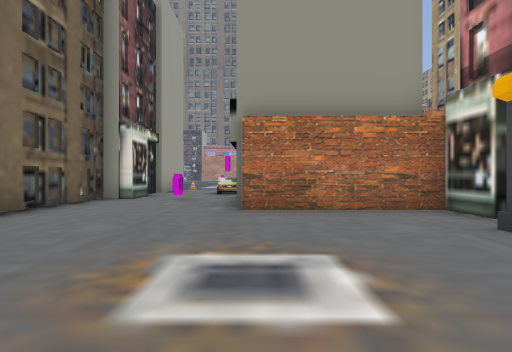
View 1 (above)

24 first-person views from a walk through a level from a Godot 3-D game. The camera is 1.3 m above the floor, looks level and sees 75° across. The floor is counted in squares, 2.4 m on a side. Each view is taken from the middle of a square. On the plan, view 1 faces up. The plan holds only what a view shows up to about 9 squares ahead; the rest is blank. The place goes on beyond the plan.

View 2
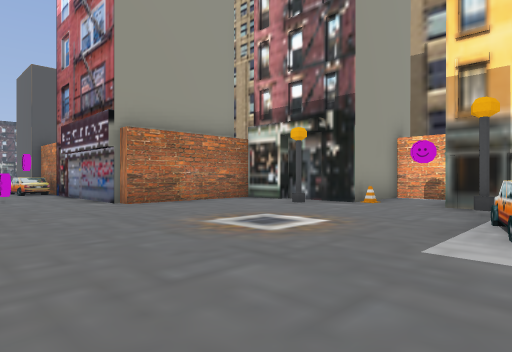

View 3
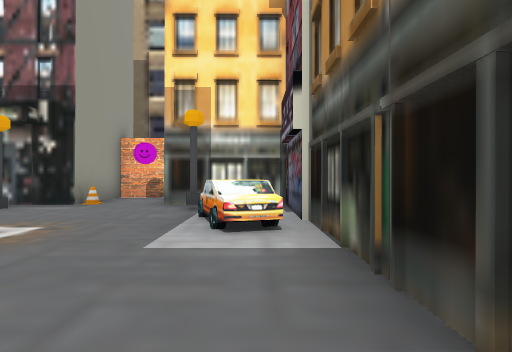

View 4
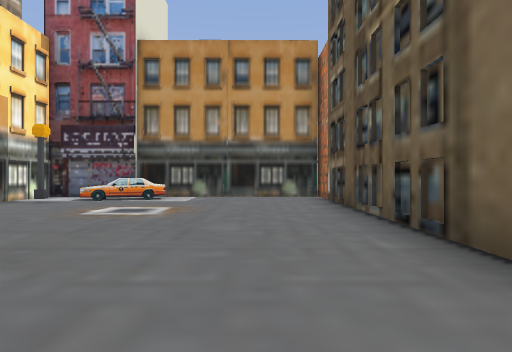

View 5
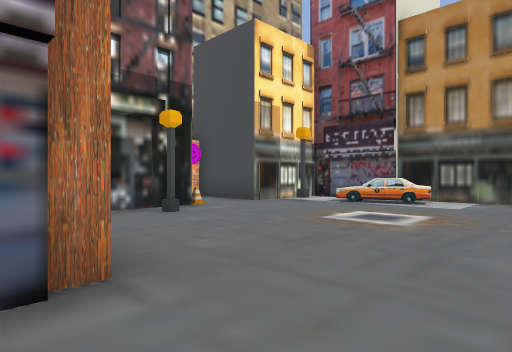

View 6
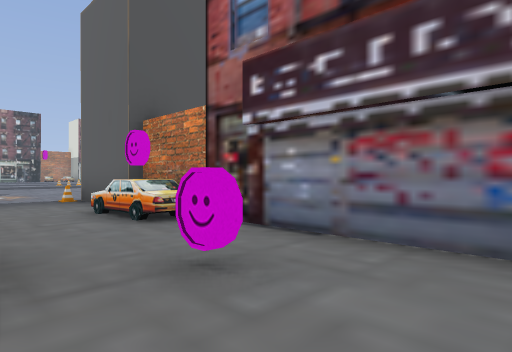

View 7
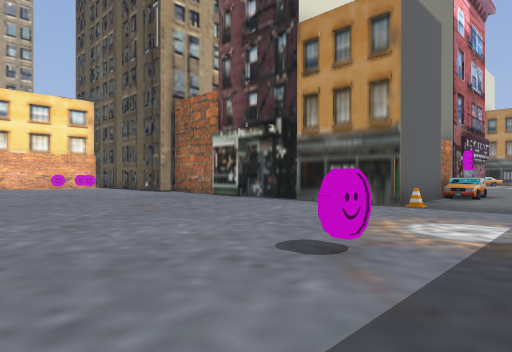

View 8
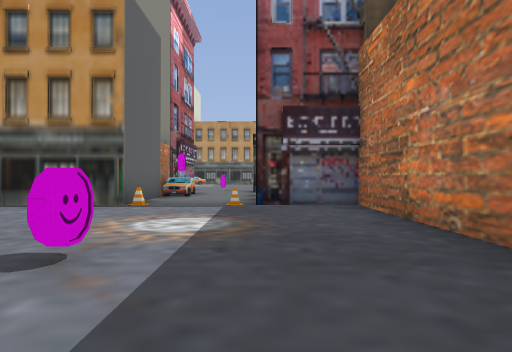

View 9
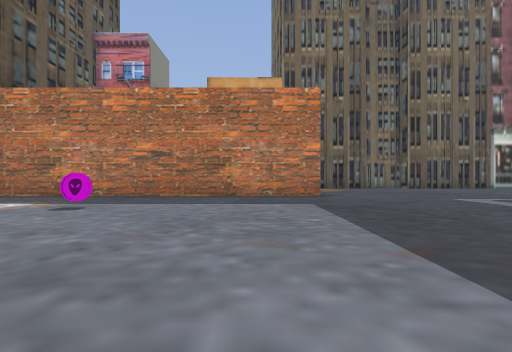

View 10
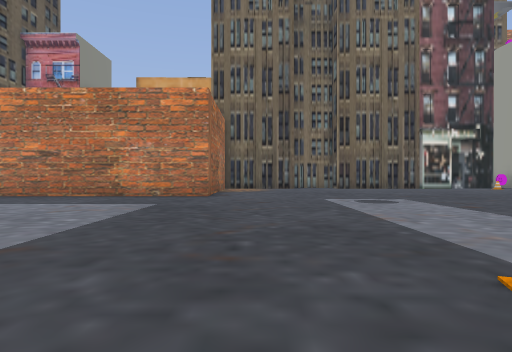

View 11
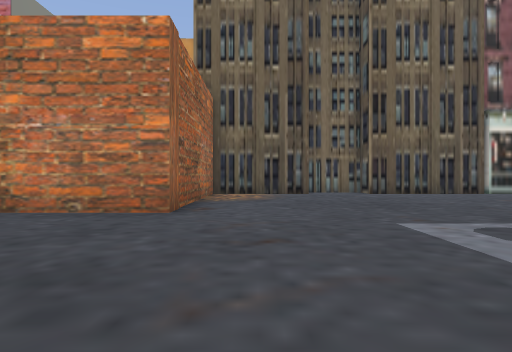

View 12
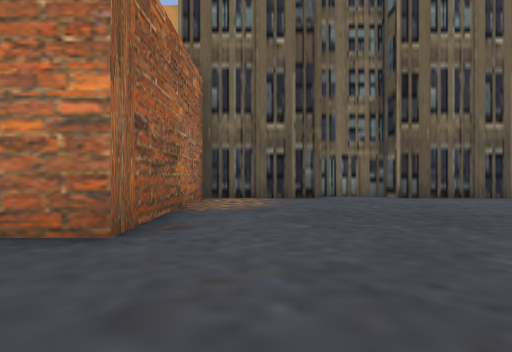

View 13
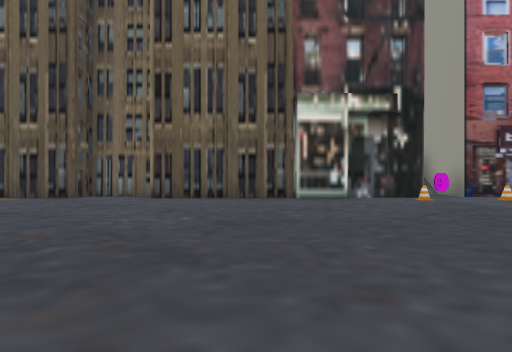

View 14
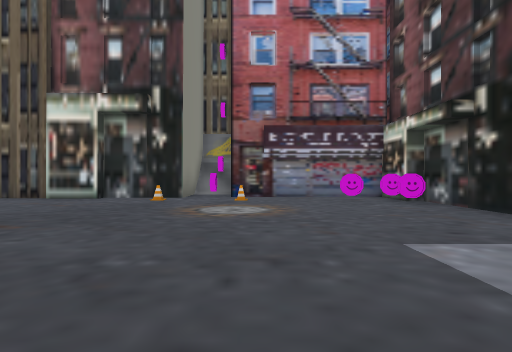

View 15
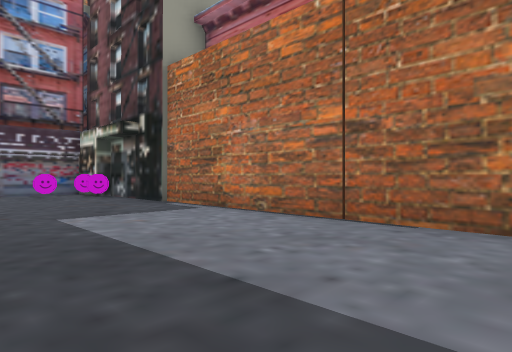

View 16
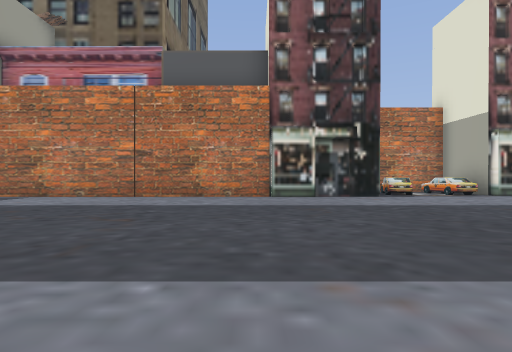

View 17
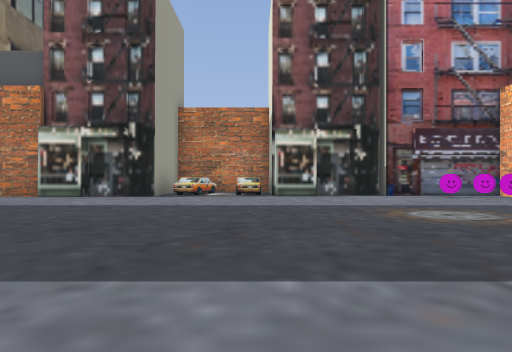

View 18
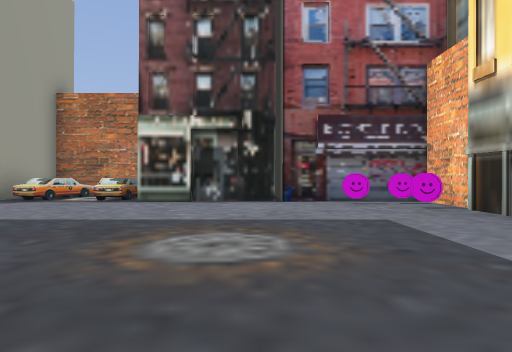

View 19
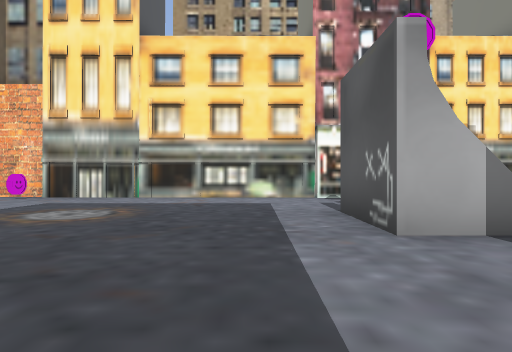

View 20
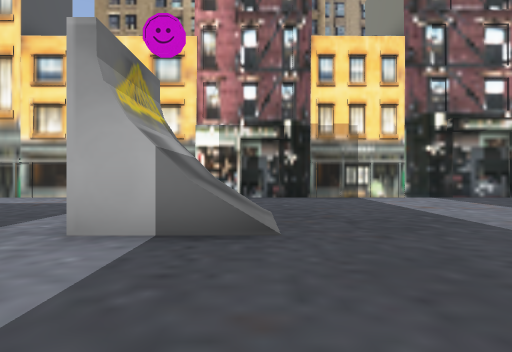

View 21
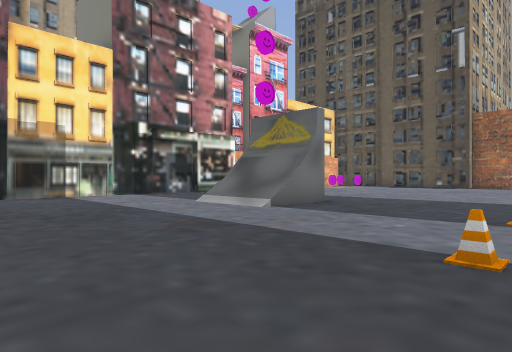

View 22
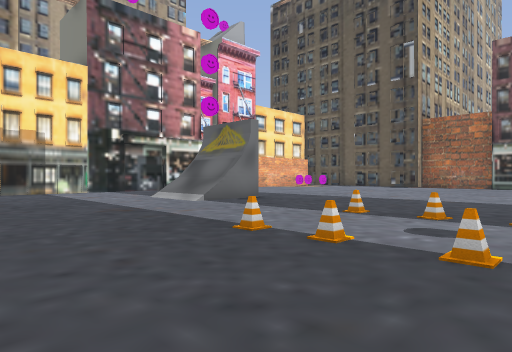

View 23
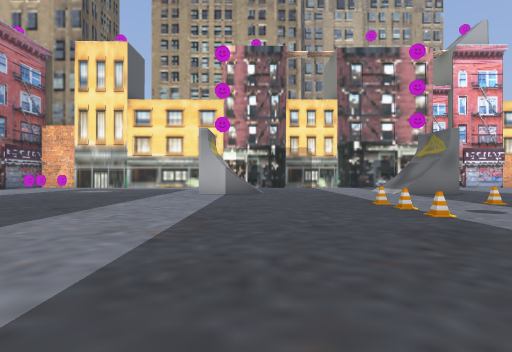

View 24
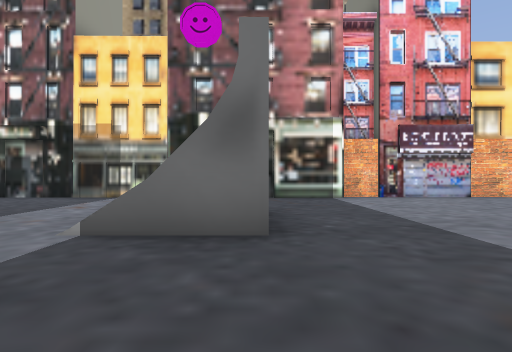

### Floor plan
Points are (right, up) in squares from view 1. A wall is a line through its corners. A room is listed if a view was taken in it or the views show most of it. See-through windows are left out.
Room 1 (views 1, 2, 3, 4, 5, 6)
walls: (0.1, -0.7) (1.6, -0.2); (3.3, 2.4) (3.3, 4.2); (3.4, 0.7) (5.4, 0.7) (5.4, 2.4) (4.4, 2.4); (3, 4.1) (3, 5.3) (-0.3, 5.3) (-0.3, 6.5); (-3.7, -0.8) (-3.7, -2); (-3.6, -1.7) (3.3, -1.7); (-2.9, 7.8) (-3.6, 7.8)
low walls: (0.3, -1.3) (0.1, -0.7)
ways out: opening at (-1.5, 6.5) to room 2
objects: tower (-4, 0); streetlight (3, 0); streetlight (3, 3); other object (4, 2)
Room 2 (views 7, 8, 9, 10, 11, 12, 13, 14, 15, 16, 17, 18, 19, 20, 21, 22, 23, 24)
walls: (8, 24.2) (10, 24.2); (8, 29.9) (8, 31.7) (10.1, 31.7); (8, 23.9) (8, 25.5); (10.1, 31.4) (8, 31.4); (13.2, 30.4) (13.2, 31.5); (13.4, 23.5) (13.4, 30.4); (13.4, 31.4) (13.4, 40.1); (13.2, 21.9) (13.2, 23.6); (-10.1, 32.3) (-10.1, 27.4) (-10.9, 27.4) (-10.9, 25.6) (-10.1, 25.6) (-10.1, 22.7) (-4.9, 22.7) (-4.9, 13.8) (-3.4, 13.8); (-0.6, 13.8) (3.5, 13.8); (-10.3, 33.4) (-10.3, 32.1); (8.8, 40) (7.5, 40); (-11, 34.2) (-10.4, 34.2); (13.4, 17.4) (13.4, 21.9); (4.3, 42) (4.3, 39.7) (-9.2, 39.7); (5.7, 41.8) (5.3, 40.1); (-0.6, 11.6) (-0.6, 13.4); (-9.1, 39.2) (-10.6, 39.2) (-10.6, 35.4) (-11, 35.4); (13.8, 40.1) (8.6, 40.1); (-2.9, 9) (-2.9, 7.8); (-0.3, 6.5) (-0.3, 11.5)
low walls: (8, 24.4) (10.1, 24.4); (10, 31.2) (8, 31.2); (5.3, 40.1) (4.6, 40.3)
ways out: opening at (-1.5, 6.5) to room 1
objects: other object (-11, 35); other object (-10, 34); other object (-10, 36); other object (-10, 39); other object (-9, 38); other object (-9, 39); other object (-3, 14); other object (-2, 8); other object (-2, 18); taxi (-1, 10) to (-1, 11); other object (-1, 14); other object (2, 25); other object (3, 25); other object (3, 28); other object (4, 28); other object (5, 25); other object (5, 28); taxi (7, 40) to (7, 42); other object (12, 39); other object (13, 39)

Positions as (right, up) in squares from view 1, and headings:
1: (0, 0), facing up
2: (-3, -1), facing up-right
3: (-3, -1), facing right
4: (-2, 7), facing down
5: (-2, 6), facing down-right
6: (-3, 6), facing up-right
7: (-3, 20), facing down-right
8: (-3, 20), facing down
9: (4, 21), facing left
10: (4, 24), facing left
11: (0, 24), facing left
12: (-2, 24), facing left
13: (-2, 30), facing left
14: (-2, 36), facing left
15: (0, 36), facing up-left
16: (1, 31), facing up
17: (7, 31), facing up
18: (10, 33), facing up
19: (5, 33), facing right
20: (5, 30), facing right
21: (4, 30), facing down-right
22: (2, 30), facing down-right
23: (-2, 30), facing right
24: (5, 24), facing right
